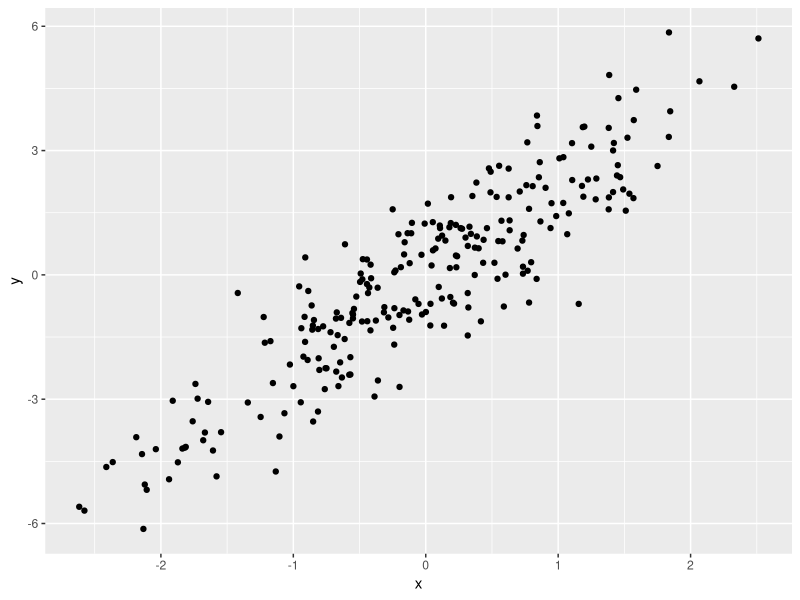
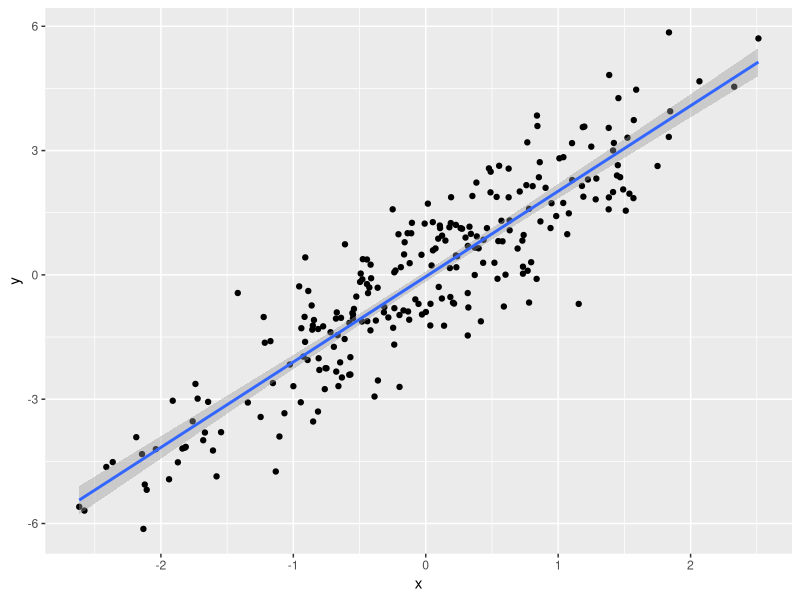
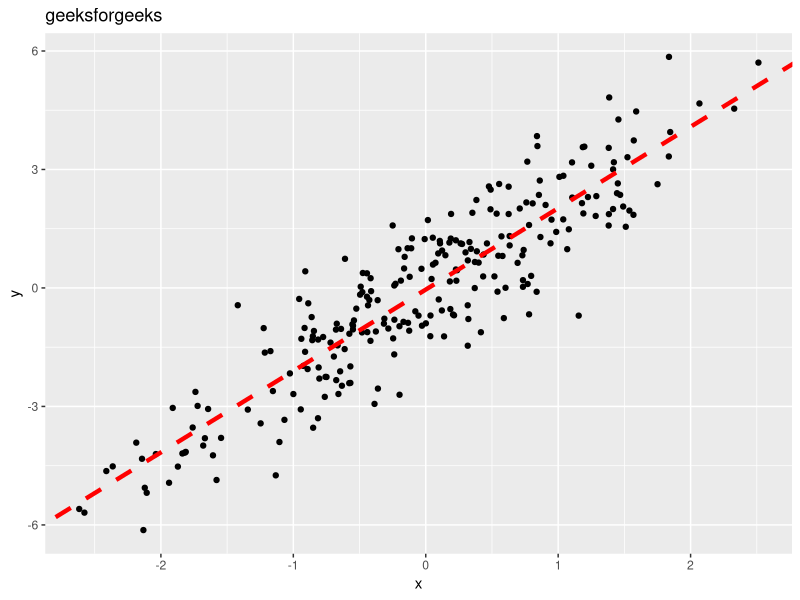
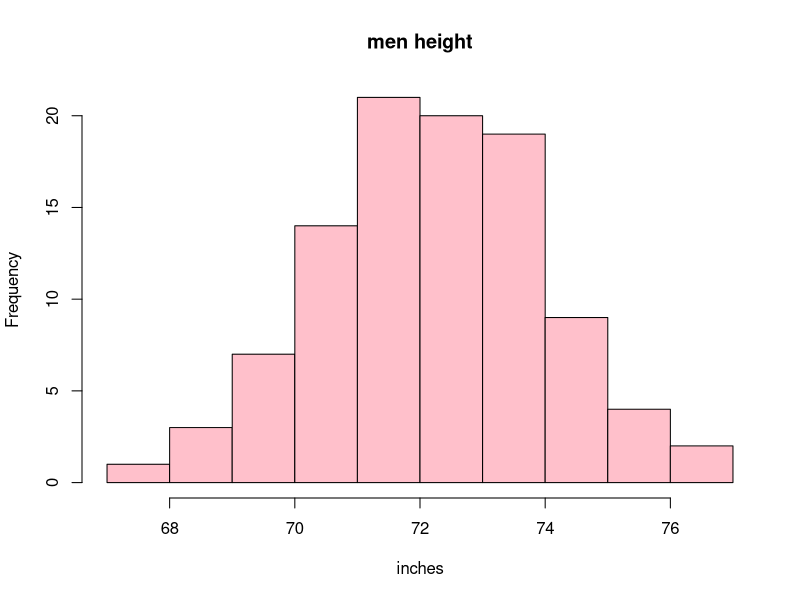
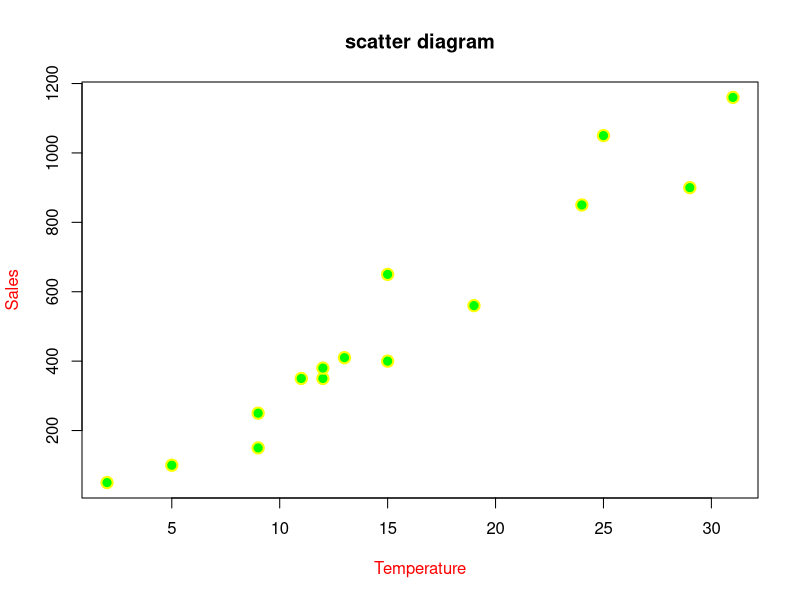
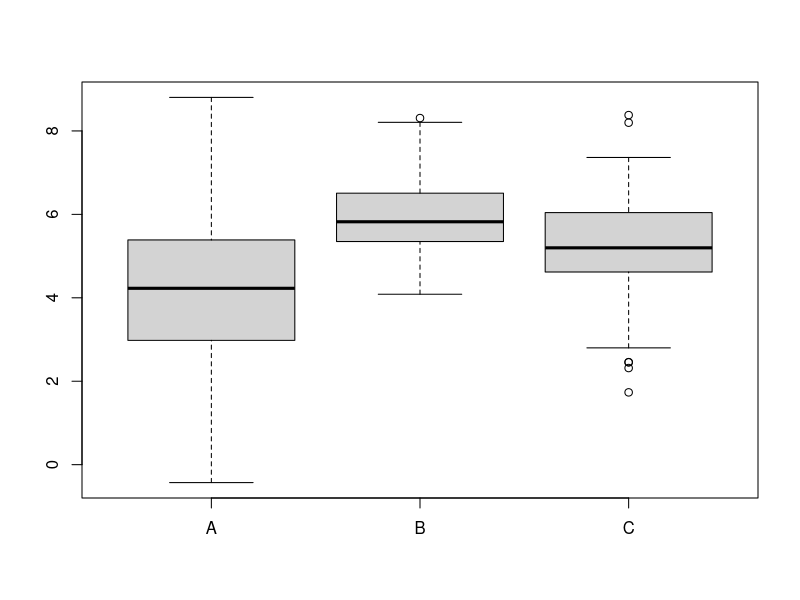

Write the R code that produced these figures, in order. (Note: this script raises an error after producing the figures.)
# Create example data
rm(list = ls())
set.seed(87)
x <- rnorm(250)
y <- rnorm(250) + 2 *x
data <- data.frame(x, y)
# Print first rows of data
head(data)
# Install & load ggplot2
library("ggplot2")
# Create basic ggplot
# and Add regression line
ggp <- ggplot(data, aes(x, y)) +
  geom_point()
ggp
ggp +
  stat_smooth(method = "lm",
              formula = y ~ x,
              geom = "smooth")





#_______2_______#
rm(list = ls())
# Install & load ggplot2
library("ggplot2")
set.seed(87)
# Create example data
x <- rnorm(250)
y <- rnorm(250) + 2 *x
data <- data.frame(x, y)
reg<-lm(formula = y ~ x,
        data=data)
#get intercept and slope value
coeff<-coefficients(reg)
intercept<-coeff[1]
slope<- coeff[2]
# Create basic ggplot
ggp <- ggplot(data, aes(x, y)) +
  geom_point()
# add the regression line
ggp+geom_abline(intercept = intercept, slope = slope, color="red",
                linetype="dashed", size=1.5)+
  ggtitle("geeksforgeeks")


set.seed(1)
men_height<-rnorm(100,72,2)
men_height
hist(men_height,main = "men height",xlab="inches",ylab="Frequency",col="pink")


temp<-c(12,15,9,13,12,25,11,5,9,2,19,24,29,15,31)
sales<-c(350,400,250,410,380,1050,350,100,150,50,560,850,900,650,1160)
plot(temp,sales,main = "scatter diagram",xlab="Temperature",ylab="Sales",col.lab="red",pch=21,cex=1.5,col="yellow",bg="green",lwd=2)

set.seed(1)
A<-rnorm(100,4,2)
B<-rnorm(100,6,1)
C<-rnorm(100,5.2,1.2)
df<-data.frame(A,B,C)
df
#head(df,10)
#tail(df,12)
head(df)
boxplot(df)


h<-matrix(c(1,2,3,4),nrow = 2,ncol = 2,byrow = T)
h
h[2,2]


a<-matrix(c(4,5,8,3),nrow = 2,ncol = 2,byrow = T)
a
a[1,2]
a[1,]
a[,2]
a[,]


#_____new_____
x1<-c(1,2,3,5,7)
x2<-c(3,4,5,6,2)
x3<-c(6,7,4,6,8)
x4<-c(4,5,6,7,2)

y<-c(4,5,6,7,8)
k<-length(x1)
k

#_____creating data frame____
dataf<-cbind(x1,x2,x3,x4)
dataf
dataf2<-rbind(x1,x2,x3,x4)
dataf2

df<-data.frame(x1,x2,x3,x4)
df

d<-df[,1:2]

d

d2<-df[1,]

reg<-lm(x1~x2)

reg


summary(reg)

beta<-solve(t(df)%*%df)%*%t(df)%*%y

#######
df2<-data.frame(Name=c("H","O","J","F"),Roll=c(40,21,04,12))
df2
